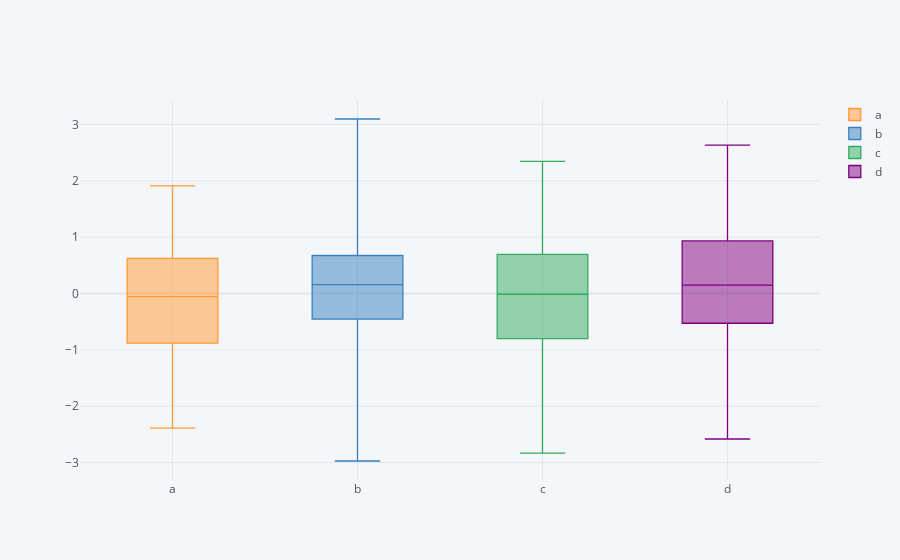

Notebook code for this chart:
### Code cell
dataframe.iplot(kind='box')
